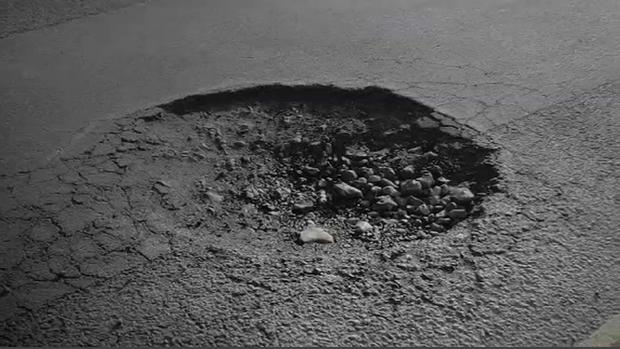
#> input picture pothhole_file/pothole_images/16c6bb53-9deb-45e5-a671-912ed0411e89.jfif, 620 x 349 px, given in place of the camera
$ python Project.py
#> lines starting #> are read from the running program, lines starting #| are printed output that depends on the picture; after the words box and inside, x2 and y2 are one past the last pixel; in counts of white or black regions, pixels touching at a corner belong together
# THIS IS A COLLABORATIVE PROJECT
import cv2


# Open video file or use webcam (use 0 for webcam)
# video = cv2.VideoCapture(r'pothole1.mp4')  # Replace with your video file path
video = cv2.VideoCapture(0)  # Uncomment to use webcam

while True:
    ret, frame = video.read()
#> frame is the input picture: shape (349, 620, 3); mean B, G, R 89.3, 89.3, 89.3
    if not ret:
        print("End of video or cannot access video source.")
        break

    # Resize frame for consistent processing size
    frame = cv2.resize(frame, (400, 400))
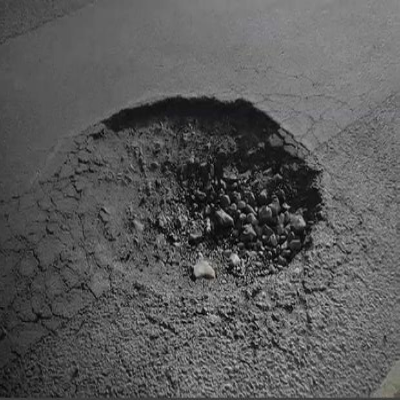
#> frame: shape (400, 400, 3); mean B, G, R 89.2, 89.2, 89.2

    # Convert to grayscale
    gray = cv2.cvtColor(frame, cv2.COLOR_BGR2GRAY)

    # Apply Gaussian blur to reduce noise
    blur = cv2.GaussianBlur(gray, (5, 5), 0)
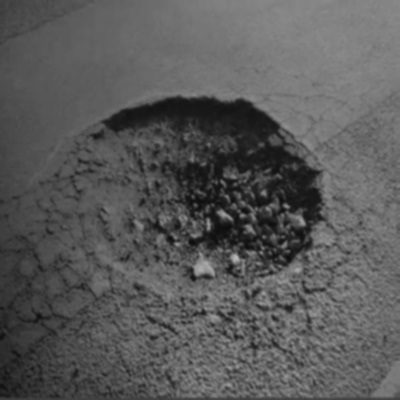
#> blur: shape (400, 400); min 13, max 189, mean 89.2


    # Edge detection using Canny
    edges = cv2.Canny(blur, 80, 150)
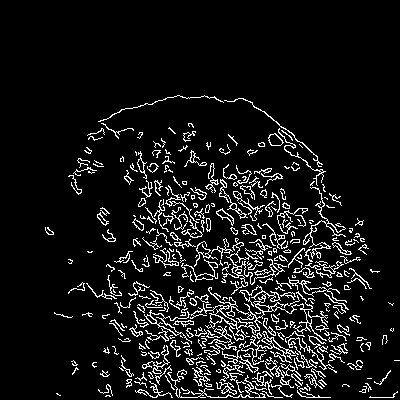
#> edges: shape (400, 400); 8.4% white in thin lines or dots, all inside (x1, y1, x2, y2) = (45, 95, 400, 398)


    # Apply a binary threshold
    _, threshold = cv2.threshold(edges, 100, 255, cv2.THRESH_BINARY)

    # # Edge detection using Canny
    # edges = cv2.Canny(blur, 80, 150)

    # Find contours from the thresholded image
    contours, _ = cv2.findContours(threshold, cv2.RETR_TREE, cv2.CHAIN_APPROX_SIMPLE)
#> contours = 490 contours, 370 with area under 20; largest, box (x1, y1, x2, y2) and area: (190, 285, 327, 341) 1083, (220, 305, 260, 331) 368, (144, 310, 192, 344) 252, (239, 331, 299, 365) 249, (222, 238, 287, 295) 173

    for contour in contours:
        area = cv2.contourArea(contour)
        if area > 500:  # Filter based on contour area to avoid small noise
            # Draw bounding rectangles for detected potholes
            x, y, w, h = cv2.boundingRect(contour)
            cv2.rectangle(frame, (x, y), (x + w, y + h), (0, 255, 0), 2)
            cv2.putText(frame, "Pothole", (x, y - 10), cv2.FONT_HERSHEY_SIMPLEX, 0.5, (0, 255, 0), 2)
#> this loop made 490 passes
#> (area, x, y, w, h) on pass 213: (1083, 190, 285, 137, 56)
#> area on passes 17, 18, 19, 20, 37, 40: 65.5, 21.5, 25, 40, 50.5, 47
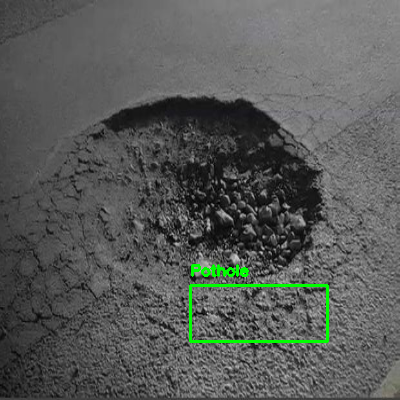
#> frame: shape (400, 400, 3); 0.99% of pixels changed, all inside (x1, y1, x2, y2) = (189, 264, 329, 343)

    # Show the processed frames

    # h = np.hstack((frame, cv2.cvtColor(blur, cv2.COLOR_GRAY2BGR),cv2.cvtColor(threshold, cv2.COLOR_GRAY2BGR) ))
    # cv2.imshow("output", h)
    cv2.imshow("Original with Pothole Detection", frame)
    cv2.imshow("Thresholded Image", threshold)
    cv2.imshow("blur", blur)

    # Press 'q' to quit the video
    if cv2.waitKey(1) & 0xFF == ord('q'):
#> (key q is pressed here)
        break

video.release()
cv2.destroyAllWindows()

$ run again, on pothhole_file/pothole_images/375c3c11-9d2f-45ce-a23c-7daac1002bf3.jfif
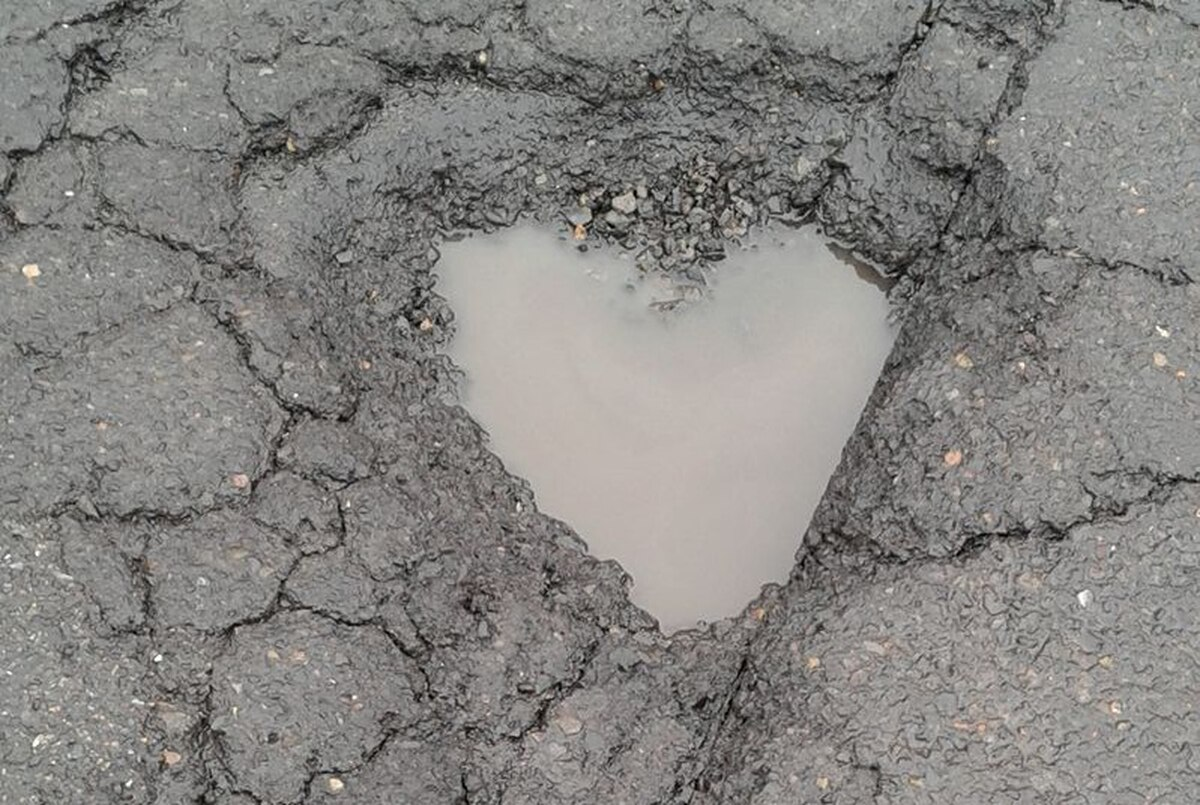
#> input picture pothhole_file/pothole_images/375c3c11-9d2f-45ce-a23c-7daac1002bf3.jfif, 1200 x 805 px, given in place of the camera
#> frame is the input picture: shape (805, 1200, 3); mean B, G, R 129.8, 132.7, 134.6
#> frame: shape (400, 400, 3)
#> `blur = cv2.GaussianBlur(gray, (5, 5), 0)`:
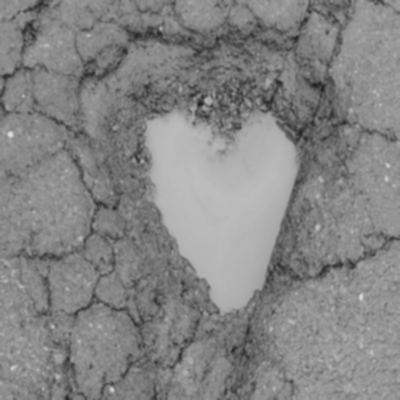
#> blur: shape (400, 400); min 30, max 226, mean 132.8
#> `edges = cv2.Canny(blur, 80, 150)`:
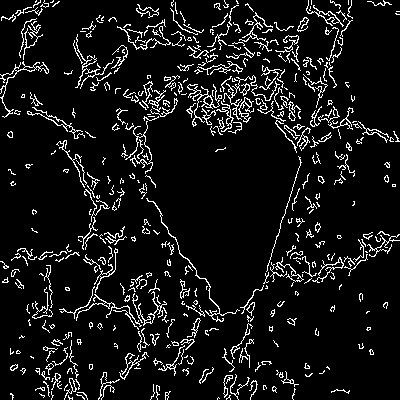
#> edges: shape (400, 400); 8.4% white in thin lines or dots
#> contours = 551 contours, 478 with area under 20; largest, box (x1, y1, x2, y2) and area: (306, 0, 344, 27) 134, (0, 61, 49, 118) 123, (187, 84, 220, 127) 110, (318, 11, 340, 24) 94, (216, 101, 234, 132) 82
#> the loop `for contour in contours:` made 551 passes
#> area on passes 26, 27, 29: 50.5, 40, 31
